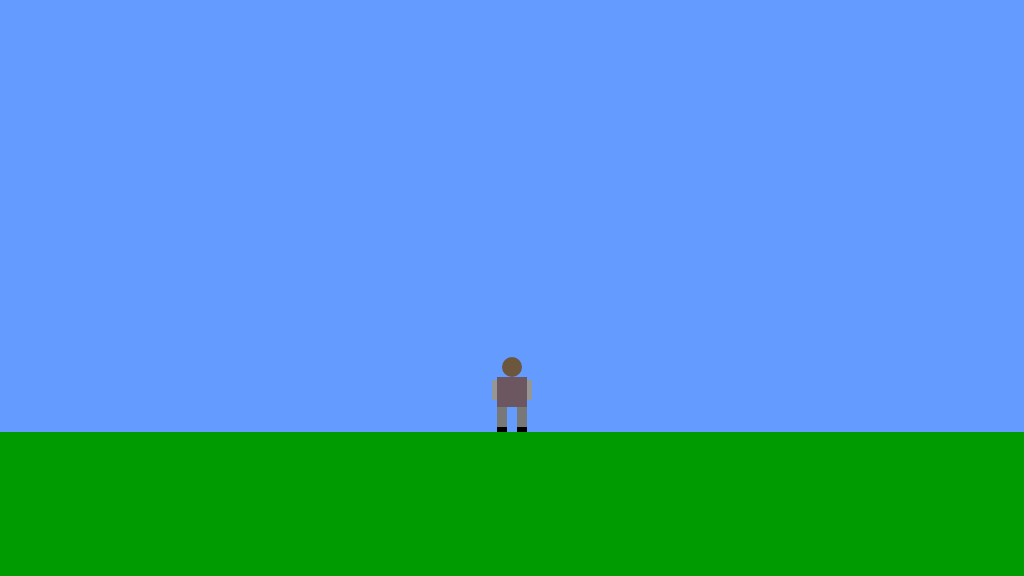
Frame 1 (no input)
Frame 60 (no input): identical to frame 1, image omitted
Frame 120 (the mouse pressed at the canvas centre since frame 60): identical to frame 1, image omitted

The p5.js sketch that drew this single still picture (run headless with seeded random() and noise() and a simulated clock; from frame 60 on, the mouse is pressed at the canvas centre):

// p5.js sketch
// ── sketch.js
/*

The Game Project

Week 3

Game interaction

*/


var gameChar_x;
var gameChar_y;
var floorPos_y;

var isLeft;
var isRight;
var isFalling;
var isPlummeting;

function setup()
{
	createCanvas(1024, 576);
	floorPos_y = height * 3/4;
	gameChar_x = width/2;
	gameChar_y = floorPos_y;

	isLeft = false;
	isRight = false;
	isFalling = false;
	isPlummeting = false;
}

function draw()
{

	///////////DRAWING CODE//////////

	background(100,155,255); //fill the sky blue


	noStroke();
	fill(0,155,0);
	rect(0, floorPos_y, width, height - floorPos_y); //draw some green ground

	//draw the canyon


	//the game character
	if(isLeft && isFalling)
	{
		// add your jumping-left code
		fill(108, 86, 61);
		ellipse(gameChar_x,gameChar_y-65,15,20)
		fill(108, 86, 95);
		rect(gameChar_x-10,gameChar_y-55,20,30)
		fill(120);
		rect(gameChar_x-5,gameChar_y-25,10,15)
		fill(120);
		rect(gameChar_x-7.5,gameChar_y-25,10,10)
		fill(150);
		rect(gameChar_x-2.5,gameChar_y-52,5,15)

	}
	else if(isRight && isFalling)
	{
		// add your jumping-right code
		fill(108, 86, 61);
		ellipse(gameChar_x,gameChar_y-65,15,20)
		fill(108, 86, 95);
		rect(gameChar_x-10,gameChar_y-55,20,30)
		fill(120);
		rect(gameChar_x-5,gameChar_y-25,10,15)
		fill(120);
		rect(gameChar_x-2.5,gameChar_y-25,10,10)
		fill(150);
		rect(gameChar_x-2.5,gameChar_y-52,5,15)

	}
	else if(isLeft)
	{
		// add your walking left code
		//head
		fill(108, 86, 61);
		ellipse(gameChar_x,gameChar_y-65,15,20)
		//body
		fill(108, 86, 95);
		rect(gameChar_x-10,gameChar_y-55,20,30)
		//leg
		fill(120);
		rect(gameChar_x-5,gameChar_y-25,10,20)
		fill(120);
		rect(gameChar_x-7.5,gameChar_y-25,10,15)
		//shoe
		fill(0);
		rect(gameChar_x-5,gameChar_y-5,10,5)
		fill(0);
		rect(gameChar_x-2.5,gameChar_y-5 ,10,5)
		//hand
		fill(150);
		rect(gameChar_x-2.5,gameChar_y-52,5,20)

	}
	else if(isRight)
	{
		// add your walking right code
		//head
		fill(108, 86, 61);
		ellipse(gameChar_x,gameChar_y-65,15,20)
		//body
		fill(108, 86, 95);
		rect(gameChar_x-10,gameChar_y-55,20,30)
		//leg
		fill(120);
		rect(gameChar_x-5,gameChar_y-25,10,20)
		fill(120);
		rect(gameChar_x-2.5,gameChar_y-25,10,15)
		//shoe
		fill(0);
		rect(gameChar_x-5,gameChar_y-5,10,5)
		fill(0);
		rect(gameChar_x-2.5,gameChar_y-5 ,10,5)
		//hand
		fill(150);
		rect(gameChar_x-2.5,gameChar_y-52,5,20)

	}
	else if(isFalling || isPlummeting)
	{
		// add your jumping facing forwards code
		fill(108, 86, 61);
		ellipse(gameChar_x,gameChar_y-65,20,20)
		fill(108, 86, 95);
		rect(gameChar_x-15,gameChar_y-55,30,30)
		fill(120);
		rect(gameChar_x-15,gameChar_y-25,10,15)
		fill(120);
		rect(gameChar_x+5,gameChar_y-25,10,15)
		fill(150);
		rect(gameChar_x-20,gameChar_y-52,5,15)
		fill(150);
		rect(gameChar_x+15,gameChar_y-52,5,15)

	}
	else
	{
		// add your standing front facing code
		//head
		fill(108, 86, 61);
		ellipse(gameChar_x,gameChar_y-65,20,20)
		//body
		fill(108, 86, 95);
		rect(gameChar_x-15,gameChar_y-55,30,30)
		//leg
		fill(120);
		rect(gameChar_x-15,gameChar_y-25,10,20)
		fill(120);
		rect(gameChar_x+5,gameChar_y-25,10,20)
		//shoe
		fill(0);
		rect(gameChar_x-15,gameChar_y-5,10,5)
		fill(0);
		rect(gameChar_x+5,gameChar_y-5 ,10,5)
		//hand
		fill(150);
		rect(gameChar_x-20,gameChar_y-52,5,20)
		fill(150); 
		rect(gameChar_x+15,gameChar_y-52,5,20)

	}

	///////////INTERACTION CODE//////////
	//Put conditional statements to move the game character below here
	if (isLeft)
	{
		gameChar_x -=5; 
	}
	else if (isRight)
	{
		gameChar_x +=5; 
	}
	if(floorPos_y > gameChar_y)
	{
		gameChar_y +=4;
		isFalling = true; 
	}
	else
	{
		isFalling = false; 
	}

}


function keyPressed()
{
	// if statements to control the animation of the character when
	// keys are pressed.

	//open up the console to see how these work
	console.log("keyPressed: " + key);
	console.log("keyPressed: " + keyCode);

	//left arrow press
	if (keyCode == 37)
	{
		isLeft = true;
		console.log(isLeft);
	}

	//right arrow press
	else if (keyCode == 39)
	{
		isRight = true;
		console.log(isRight);
	}

	//spacebar pressed
	else if (keyCode == 32)
	{
		isPlummeting = true;
		console.log(isPlummeting);
		if (isPlummeting && gameChar_y==floorPos_y)
		{
			gameChar_y -=100; 
		}
	}
} 

function keyReleased()
{
	// if statements to control the animation of the character when
	// keys are released.

	console.log("keyReleased: " + key);
	console.log("keyReleased: " + keyCode);
	if (keyCode == 37)
	{
		isLeft = false;
		console.log(isLeft);
	}
	else if (keyCode == 39)
	{
		isRight = false;
		console.log(isRight);
	}
	else if (keyCode == 32)
	{
		isPlummeting = false;
		console.log(isPlummeting);
	}
}
